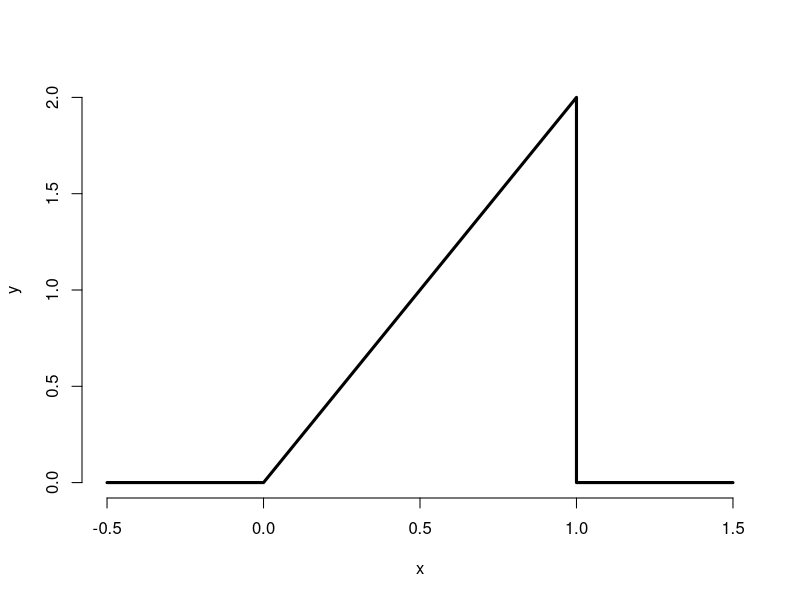
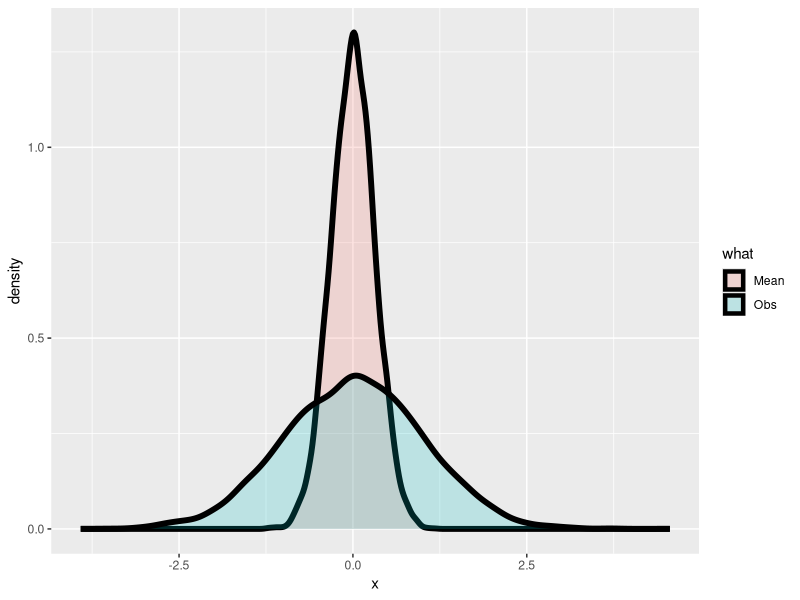
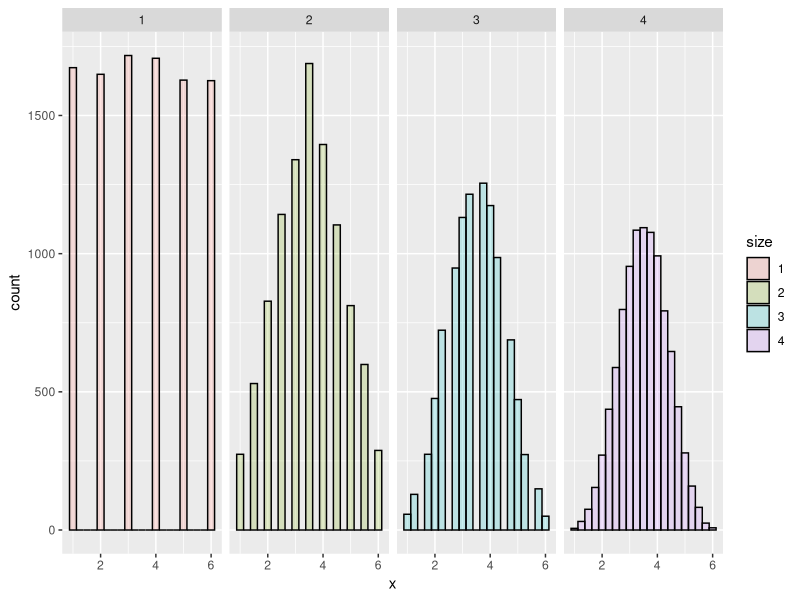

Reproduce these figures in R, in order.
### 2. Probability

## PDFs
x <- c(-.5, 0,1,1,1.5)
y <- c(0,0,2,0,0)
plot(x,y,lwd = 3,frame = FALSE, type = "l")

# finding probability of x=.75
1/2*(1.5*.75)
# CDF
pbeta(.75, 2,1)


# Distribution Functions in R
# help(Distributions)
# "d"  returns the height of the probability density function
# "p"	returns the cumulative density function
# "q"	returns the inverse cumulative density function (quantiles)
#   "r"	returns randomly generated numbers




### Estimated value

x <- 1:4
p <- x/sum(x)
temp <- rbind(x, p)
rownames(temp) <- c("X", "Prob")
temp

sum(x*p)

# ## Simulation experiment
# Simulating normals with mean 0 and variance 1 versus averages
# of 10 normals from the same population

library(ggplot2)
nosim <- 10000; n <- 10
dat <- data.frame(
  x = c(rnorm(nosim), apply(matrix(rnorm(nosim * n), nosim), 1, mean)),
  what = factor(rep(c("Obs", "Mean"), c(nosim, nosim))) 
)
ggplot(dat, aes(x = x, fill = what)) + geom_density(size = 2, alpha = .2); 



# ## Simulation experiment
## Averages of x die rolls

dat <- data.frame(
  x = c(sample(1 : 6, nosim, replace = TRUE),
        apply(matrix(sample(1 : 6, nosim * 2, replace = TRUE), 
                     nosim), 1, mean),
        apply(matrix(sample(1 : 6, nosim * 3, replace = TRUE), 
                     nosim), 1, mean),
        apply(matrix(sample(1 : 6, nosim * 4, replace = TRUE), 
                     nosim), 1, mean)
  ),
  size = factor(rep(1 : 4, rep(nosim, 4))))
g <- ggplot(dat, aes(x = x, fill = size)) + geom_histogram(alpha = .20, binwidth=.25, colour = "black") 
g + facet_grid(. ~ size)





pnorm(93,100,10)

